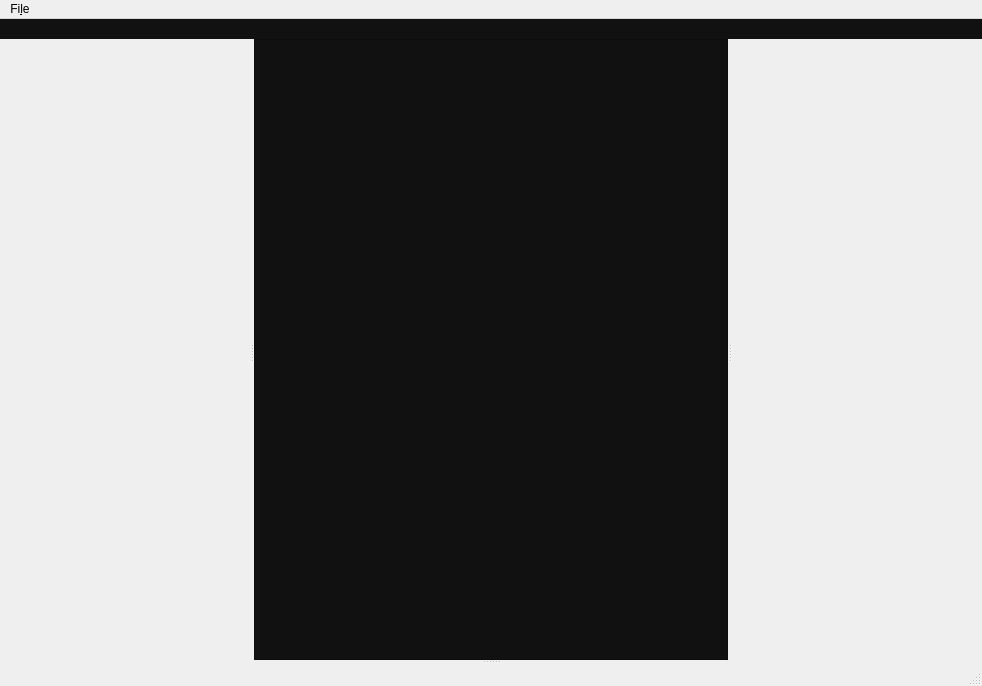
<?xml version="1.0" encoding="UTF-8"?>
<ui version="4.0">
 <class>MainWindow</class>
 <widget class="QMainWindow" name="MainWindow">
  <property name="geometry">
   <rect>
    <x>0</x>
    <y>0</y>
    <width>982</width>
    <height>686</height>
   </rect>
  </property>
  <property name="sizePolicy">
   <sizepolicy hsizetype="Preferred" vsizetype="Preferred">
    <horstretch>0</horstretch>
    <verstretch>0</verstretch>
   </sizepolicy>
  </property>
  <property name="windowTitle">
   <string>Xi-cam</string>
  </property>
  <property name="styleSheet">
   <string notr="true"/>
  </property>
  <widget class="QWidget" name="centralwidget">
   <property name="sizePolicy">
    <sizepolicy hsizetype="Expanding" vsizetype="Expanding">
     <horstretch>0</horstretch>
     <verstretch>0</verstretch>
    </sizepolicy>
   </property>
   <layout class="QVBoxLayout" name="verticalLayout">
    <property name="spacing">
     <number>0</number>
    </property>
    <property name="leftMargin">
     <number>0</number>
    </property>
    <property name="topMargin">
     <number>0</number>
    </property>
    <property name="rightMargin">
     <number>0</number>
    </property>
    <property name="bottomMargin">
     <number>0</number>
    </property>
    <item>
     <widget class="QWidget" name="widget_2" native="true">
      <property name="sizePolicy">
       <sizepolicy hsizetype="Preferred" vsizetype="Minimum">
        <horstretch>0</horstretch>
        <verstretch>0</verstretch>
       </sizepolicy>
      </property>
      <property name="styleSheet">
       <string notr="true">background-color:#111111;</string>
      </property>
      <layout class="QHBoxLayout" name="modemenu">
       <property name="leftMargin">
        <number>0</number>
       </property>
       <property name="topMargin">
        <number>0</number>
       </property>
       <property name="rightMargin">
        <number>0</number>
       </property>
       <property name="bottomMargin">
        <number>0</number>
       </property>
       <item>
        <widget class="QLabel" name="filenamelabel_3">
         <property name="text">
          <string/>
         </property>
        </widget>
       </item>
       <item>
        <spacer name="horizontalSpacer_4">
         <property name="orientation">
          <enum>Qt::Horizontal</enum>
         </property>
         <property name="sizeType">
          <enum>QSizePolicy::Expanding</enum>
         </property>
         <property name="sizeHint" stdset="0">
          <size>
           <width>42</width>
           <height>20</height>
          </size>
         </property>
        </spacer>
       </item>
      </layout>
     </widget>
    </item>
    <item>
     <widget class="QSplitter" name="splitter_4">
      <property name="sizePolicy">
       <sizepolicy hsizetype="Expanding" vsizetype="Expanding">
        <horstretch>0</horstretch>
        <verstretch>0</verstretch>
       </sizepolicy>
      </property>
      <property name="orientation">
       <enum>Qt::Horizontal</enum>
      </property>
      <widget class="QStackedWidget" name="leftmode">
       <property name="sizePolicy">
        <sizepolicy hsizetype="Preferred" vsizetype="Preferred">
         <horstretch>1</horstretch>
         <verstretch>0</verstretch>
        </sizepolicy>
       </property>
       <property name="minimumSize">
        <size>
         <width>250</width>
         <height>0</height>
        </size>
       </property>
      </widget>
      <widget class="QWidget" name="widget" native="true">
       <property name="sizePolicy">
        <sizepolicy hsizetype="Expanding" vsizetype="Expanding">
         <horstretch>4</horstretch>
         <verstretch>0</verstretch>
        </sizepolicy>
       </property>
       <layout class="QVBoxLayout" name="verticalLayout_12">
        <property name="spacing">
         <number>0</number>
        </property>
        <property name="leftMargin">
         <number>0</number>
        </property>
        <property name="topMargin">
         <number>0</number>
        </property>
        <property name="rightMargin">
         <number>0</number>
        </property>
        <property name="bottomMargin">
         <number>0</number>
        </property>
        <item>
         <widget class="QStackedWidget" name="toolbarmode">
          <property name="sizePolicy">
           <sizepolicy hsizetype="Preferred" vsizetype="Minimum">
            <horstretch>0</horstretch>
            <verstretch>0</verstretch>
           </sizepolicy>
          </property>
          <property name="currentIndex">
           <number>-1</number>
          </property>
         </widget>
        </item>
        <item>
         <widget class="QSplitter" name="splitter_3">
          <property name="sizePolicy">
           <sizepolicy hsizetype="Expanding" vsizetype="Expanding">
            <horstretch>5</horstretch>
            <verstretch>5</verstretch>
           </sizepolicy>
          </property>
          <property name="minimumSize">
           <size>
            <width>300</width>
            <height>0</height>
           </size>
          </property>
          <property name="orientation">
           <enum>Qt::Vertical</enum>
          </property>
          <widget class="QStackedWidget" name="viewmode">
           <property name="sizePolicy">
            <sizepolicy hsizetype="Expanding" vsizetype="Expanding">
             <horstretch>6</horstretch>
             <verstretch>5</verstretch>
            </sizepolicy>
           </property>
           <property name="styleSheet">
            <string notr="true">background-color:#111111;</string>
           </property>
           <property name="currentIndex">
            <number>0</number>
           </property>
           <widget class="QWidget" name="page_2">
            <layout class="QVBoxLayout" name="verticalLayout_5">
             <property name="spacing">
              <number>0</number>
             </property>
             <property name="leftMargin">
              <number>0</number>
             </property>
             <property name="topMargin">
              <number>0</number>
             </property>
             <property name="rightMargin">
              <number>0</number>
             </property>
             <property name="bottomMargin">
              <number>0</number>
             </property>
             <item>
              <widget class="QScrollArea" name="scrollArea">
               <property name="focusPolicy">
                <enum>Qt::NoFocus</enum>
               </property>
               <property name="widgetResizable">
                <bool>true</bool>
               </property>
               <widget class="QWidget" name="thumbbox">
                <property name="geometry">
                 <rect>
                  <x>0</x>
                  <y>0</y>
                  <width>476</width>
                  <height>592</height>
                 </rect>
                </property>
               </widget>
              </widget>
             </item>
            </layout>
           </widget>
           <widget class="QWidget" name="page">
            <property name="sizePolicy">
             <sizepolicy hsizetype="Expanding" vsizetype="Expanding">
              <horstretch>0</horstretch>
              <verstretch>0</verstretch>
             </sizepolicy>
            </property>
            <layout class="QVBoxLayout" name="verticalLayout_7">
             <property name="spacing">
              <number>0</number>
             </property>
             <property name="leftMargin">
              <number>0</number>
             </property>
             <property name="topMargin">
              <number>0</number>
             </property>
             <property name="rightMargin">
              <number>0</number>
             </property>
             <property name="bottomMargin">
              <number>0</number>
             </property>
             <item>
              <widget class="QSplitter" name="splitter">
               <property name="sizePolicy">
                <sizepolicy hsizetype="Expanding" vsizetype="Expanding">
                 <horstretch>0</horstretch>
                 <verstretch>0</verstretch>
                </sizepolicy>
               </property>
               <property name="orientation">
                <enum>Qt::Vertical</enum>
               </property>
               <property name="handleWidth">
                <number>4</number>
               </property>
               <widget class="QWidget" name="verticalLayoutWidget_2">
                <layout class="QVBoxLayout" name="diffbox">
                 <property name="spacing">
                  <number>0</number>
                 </property>
                 <item>
                  <widget class="QTabWidget" name="tabWidget">
                   <property name="sizePolicy">
                    <sizepolicy hsizetype="Expanding" vsizetype="Expanding">
                     <horstretch>0</horstretch>
                     <verstretch>0</verstretch>
                    </sizepolicy>
                   </property>
                   <property name="autoFillBackground">
                    <bool>false</bool>
                   </property>
                   <property name="styleSheet">
                    <string notr="true"/>
                   </property>
                   <property name="tabPosition">
                    <enum>QTabWidget::South</enum>
                   </property>
                   <property name="tabShape">
                    <enum>QTabWidget::Rounded</enum>
                   </property>
                   <property name="currentIndex">
                    <number>-1</number>
                   </property>
                   <property name="tabsClosable">
                    <bool>true</bool>
                   </property>
                  </widget>
                 </item>
                </layout>
               </widget>
               <widget class="QWidget" name="verticalLayoutWidget">
                <layout class="QVBoxLayout" name="plotholder">
                 <item>
                  <widget class="QTabWidget" name="plotTabs">
                   <property name="tabPosition">
                    <enum>QTabWidget::West</enum>
                   </property>
                   <property name="tabShape">
                    <enum>QTabWidget::Rounded</enum>
                   </property>
                   <property name="currentIndex">
                    <number>0</number>
                   </property>
                   <property name="elideMode">
                    <enum>Qt::ElideNone</enum>
                   </property>
                   <property name="documentMode">
                    <bool>false</bool>
                   </property>
                   <widget class="QWidget" name="qplot">
                    <attribute name="title">
                     <string>q</string>
                    </attribute>
                    <layout class="QVBoxLayout" name="verticalLayout_18">
                     <property name="leftMargin">
                      <number>0</number>
                     </property>
                     <property name="topMargin">
                      <number>0</number>
                     </property>
                     <property name="rightMargin">
                      <number>0</number>
                     </property>
                     <property name="bottomMargin">
                      <number>0</number>
                     </property>
                     <item>
                      <layout class="QVBoxLayout" name="qplotslot"/>
                     </item>
                    </layout>
                   </widget>
                   <widget class="QWidget" name="chiplot">
                    <attribute name="title">
                     <string>χ</string>
                    </attribute>
                    <layout class="QVBoxLayout" name="verticalLayout_20">
                     <property name="leftMargin">
                      <number>0</number>
                     </property>
                     <property name="topMargin">
                      <number>0</number>
                     </property>
                     <property name="rightMargin">
                      <number>0</number>
                     </property>
                     <property name="bottomMargin">
                      <number>0</number>
                     </property>
                     <item>
                      <layout class="QVBoxLayout" name="chiplotslot"/>
                     </item>
                    </layout>
                   </widget>
                  </widget>
                 </item>
                </layout>
               </widget>
              </widget>
             </item>
            </layout>
           </widget>
           <widget class="QWidget" name="page_3">
            <layout class="QVBoxLayout" name="verticalLayout_2">
             <property name="spacing">
              <number>0</number>
             </property>
             <property name="leftMargin">
              <number>0</number>
             </property>
             <property name="topMargin">
              <number>0</number>
             </property>
             <property name="rightMargin">
              <number>0</number>
             </property>
             <property name="bottomMargin">
              <number>0</number>
             </property>
             <item>
              <layout class="QVBoxLayout" name="timelinebox">
               <property name="spacing">
                <number>0</number>
               </property>
               <item>
                <widget class="QTabWidget" name="timelinetabwidget">
                 <property name="sizePolicy">
                  <sizepolicy hsizetype="Expanding" vsizetype="Expanding">
                   <horstretch>0</horstretch>
                   <verstretch>0</verstretch>
                  </sizepolicy>
                 </property>
                 <property name="autoFillBackground">
                  <bool>false</bool>
                 </property>
                 <property name="styleSheet">
                  <string notr="true"/>
                 </property>
                 <property name="tabPosition">
                  <enum>QTabWidget::South</enum>
                 </property>
                 <property name="currentIndex">
                  <number>-1</number>
                 </property>
                 <property name="documentMode">
                  <bool>true</bool>
                 </property>
                 <property name="tabsClosable">
                  <bool>true</bool>
                 </property>
                </widget>
               </item>
              </layout>
             </item>
            </layout>
           </widget>
           <widget class="QWidget" name="page_6">
            <layout class="QVBoxLayout" name="rmclayout">
             <property name="leftMargin">
              <number>0</number>
             </property>
             <property name="topMargin">
              <number>0</number>
             </property>
             <property name="rightMargin">
              <number>0</number>
             </property>
             <property name="bottomMargin">
              <number>0</number>
             </property>
            </layout>
           </widget>
          </widget>
          <widget class="QStackedWidget" name="bottommode">
           <property name="sizePolicy">
            <sizepolicy hsizetype="Preferred" vsizetype="Preferred">
             <horstretch>0</horstretch>
             <verstretch>1</verstretch>
            </sizepolicy>
           </property>
           <widget class="QWidget" name="page_7"/>
           <widget class="QWidget" name="page_8"/>
          </widget>
         </widget>
        </item>
       </layout>
      </widget>
      <widget class="QStackedWidget" name="sidemode">
       <property name="sizePolicy">
        <sizepolicy hsizetype="Preferred" vsizetype="Preferred">
         <horstretch>1</horstretch>
         <verstretch>0</verstretch>
        </sizepolicy>
       </property>
       <property name="minimumSize">
        <size>
         <width>250</width>
         <height>0</height>
        </size>
       </property>
       <property name="currentIndex">
        <number>0</number>
       </property>
       <widget class="QWidget" name="page_5"/>
       <widget class="QWidget" name="page_4">
        <layout class="QVBoxLayout" name="verticalLayout_10">
         <property name="leftMargin">
          <number>0</number>
         </property>
         <property name="topMargin">
          <number>0</number>
         </property>
         <property name="rightMargin">
          <number>0</number>
         </property>
         <property name="bottomMargin">
          <number>0</number>
         </property>
         <item>
          <widget class="QSplitter" name="splitter_5">
           <property name="orientation">
            <enum>Qt::Vertical</enum>
           </property>
           <widget class="QWidget" name="layoutWidget">
            <layout class="QHBoxLayout" name="horizontalLayout">
             <item>
              <widget class="QListWidget" name="rmcinputpaths">
               <property name="selectionMode">
                <enum>QAbstractItemView::MultiSelection</enum>
               </property>
               <property name="selectionBehavior">
                <enum>QAbstractItemView::SelectRows</enum>
               </property>
               <property name="sortingEnabled">
                <bool>true</bool>
               </property>
              </widget>
             </item>
             <item>
              <layout class="QVBoxLayout" name="verticalLayout_8">
               <item>
                <widget class="QToolButton" name="rmcaddfiles">
                 <property name="text">
                  <string>+</string>
                 </property>
                </widget>
               </item>
               <item>
                <widget class="QToolButton" name="rmcremovefiles">
                 <property name="text">
                  <string>-</string>
                 </property>
                </widget>
               </item>
               <item>
                <spacer name="verticalSpacer_2">
                 <property name="orientation">
                  <enum>Qt::Vertical</enum>
                 </property>
                 <property name="sizeHint" stdset="0">
                  <size>
                   <width>20</width>
                   <height>40</height>
                  </size>
                 </property>
                </spacer>
               </item>
              </layout>
             </item>
            </layout>
           </widget>
           <widget class="QScrollArea" name="scrollArea_2">
            <property name="verticalScrollBarPolicy">
             <enum>Qt::ScrollBarAlwaysOn</enum>
            </property>
            <property name="horizontalScrollBarPolicy">
             <enum>Qt::ScrollBarAlwaysOff</enum>
            </property>
            <property name="widgetResizable">
             <bool>true</bool>
            </property>
            <widget class="QWidget" name="scrollAreaWidgetContents">
             <property name="geometry">
              <rect>
               <x>0</x>
               <y>0</y>
               <width>209</width>
               <height>348</height>
              </rect>
             </property>
             <layout class="QVBoxLayout" name="verticalLayout_14">
              <property name="leftMargin">
               <number>0</number>
              </property>
              <property name="topMargin">
               <number>0</number>
              </property>
              <property name="rightMargin">
               <number>0</number>
              </property>
              <property name="bottomMargin">
               <number>0</number>
              </property>
              <item>
               <layout class="QVBoxLayout" name="verticalLayout_11">
                <item>
                 <widget class="QDialogButtonBox" name="buttonBox">
                  <property name="sizePolicy">
                   <sizepolicy hsizetype="Fixed" vsizetype="Fixed">
                    <horstretch>0</horstretch>
                    <verstretch>0</verstretch>
                   </sizepolicy>
                  </property>
                  <property name="standardButtons">
                   <set>QDialogButtonBox::NoButton</set>
                  </property>
                 </widget>
                </item>
                <item>
                 <layout class="QFormLayout" name="formLayout">
                  <property name="fieldGrowthPolicy">
                   <enum>QFormLayout::FieldsStayAtSizeHint</enum>
                  </property>
                  <item row="1" column="0">
                   <widget class="QLabel" name="label_7">
                    <property name="text">
                     <string>Output directory</string>
                    </property>
                   </widget>
                  </item>
                  <item row="1" column="1">
                   <widget class="QLabel" name="rmcoutput">
                    <property name="text">
                     <string/>
                    </property>
                   </widget>
                  </item>
                  <item row="3" column="0">
                   <widget class="QPushButton" name="rmcreset">
                    <property name="text">
                     <string>Reset</string>
                    </property>
                   </widget>
                  </item>
                  <item row="3" column="1">
                   <widget class="QPushButton" name="rmcopen">
                    <property name="text">
                     <string>Open</string>
                    </property>
                   </widget>
                  </item>
                  <item row="4" column="0">
                   <widget class="QLabel" name="RunName">
                    <property name="text">
                     <string>Run Name</string>
                    </property>
                    <property name="textFormat">
                     <enum>Qt::AutoText</enum>
                    </property>
                   </widget>
                  </item>
                  <item row="4" column="1">
                   <widget class="QLineEdit" name="rmcRunName"/>
                  </item>
                  <item row="5" column="0">
                   <widget class="QLabel" name="label_3">
                    <property name="text">
                     <string>Steps</string>
                    </property>
                   </widget>
                  </item>
                  <item row="5" column="1">
                   <widget class="QSpinBox" name="rmcSteps">
                    <property name="suffix">
                     <string/>
                    </property>
                    <property name="prefix">
                     <string/>
                    </property>
                    <property name="minimum">
                     <number>1</number>
                    </property>
                    <property name="maximum">
                     <number>10000001</number>
                    </property>
                    <property name="singleStep">
                     <number>100</number>
                    </property>
                    <property name="value">
                     <number>99</number>
                    </property>
                   </widget>
                  </item>
                  <item row="6" column="0">
                   <widget class="QLabel" name="label_4">
                    <property name="text">
                     <string>Scale Factor</string>
                    </property>
                   </widget>
                  </item>
                  <item row="6" column="1">
                   <widget class="QSpinBox" name="rmcScalefactor">
                    <property name="minimum">
                     <number>1</number>
                    </property>
                    <property name="maximum">
                     <number>10000000</number>
                    </property>
                    <property name="value">
                     <number>1</number>
                    </property>
                   </widget>
                  </item>
                  <item row="7" column="0">
                   <widget class="QLabel" name="label_5">
                    <property name="text">
                     <string>Model Start Size</string>
                    </property>
                   </widget>
                  </item>
                  <item row="7" column="1">
                   <widget class="QSpinBox" name="rmcModlestartsize">
                    <property name="minimum">
                     <number>1</number>
                    </property>
                    <property name="maximum">
                     <number>10000000</number>
                    </property>
                   </widget>
                  </item>
                 </layout>
                </item>
                <item>
                 <widget class="QLabel" name="label_6">
                  <property name="text">
                   <string>Loading Factors</string>
                  </property>
                 </widget>
                </item>
                <item>
                 <layout class="QHBoxLayout" name="horizontalLayout_2">
                  <item>
                   <widget class="QListWidget" name="rmcLoadingfactors"/>
                  </item>
                  <item>
                   <layout class="QVBoxLayout" name="verticalLayout_15">
                    <item>
                     <widget class="QToolButton" name="rmcAddloadingfactor">
                      <property name="text">
                       <string>+</string>
                      </property>
                     </widget>
                    </item>
                    <item>
                     <widget class="QToolButton" name="rmcSubtractloadingfactor">
                      <property name="text">
                       <string>-</string>
                      </property>
                     </widget>
                    </item>
                    <item>
                     <spacer name="verticalSpacer_3">
                      <property name="orientation">
                       <enum>Qt::Vertical</enum>
                      </property>
                      <property name="sizeHint" stdset="0">
                       <size>
                        <width>20</width>
                        <height>40</height>
                       </size>
                      </property>
                     </spacer>
                    </item>
                   </layout>
                  </item>
                 </layout>
                </item>
               </layout>
              </item>
             </layout>
            </widget>
           </widget>
          </widget>
         </item>
         <item>
          <layout class="QHBoxLayout" name="horizontalLayout_3">
           <item>
            <spacer name="horizontalSpacer_3">
             <property name="orientation">
              <enum>Qt::Horizontal</enum>
             </property>
             <property name="sizeHint" stdset="0">
              <size>
               <width>40</width>
               <height>20</height>
              </size>
             </property>
            </spacer>
           </item>
           <item>
            <widget class="QPushButton" name="rmcreset_2">
             <property name="sizePolicy">
              <sizepolicy hsizetype="Fixed" vsizetype="Fixed">
               <horstretch>0</horstretch>
               <verstretch>0</verstretch>
              </sizepolicy>
             </property>
             <property name="text">
              <string>Reset</string>
             </property>
            </widget>
           </item>
           <item>
            <widget class="QPushButton" name="rmcExecute">
             <property name="sizePolicy">
              <sizepolicy hsizetype="Fixed" vsizetype="Fixed">
               <horstretch>0</horstretch>
               <verstretch>0</verstretch>
              </sizepolicy>
             </property>
             <property name="text">
              <string>Execute</string>
             </property>
            </widget>
           </item>
          </layout>
         </item>
        </layout>
       </widget>
      </widget>
     </widget>
    </item>
   </layout>
  </widget>
  <widget class="QStatusBar" name="statusbar"/>
  <widget class="QMenuBar" name="menubar">
   <property name="geometry">
    <rect>
     <x>0</x>
     <y>0</y>
     <width>982</width>
     <height>30</height>
    </rect>
   </property>
   <widget class="QMenu" name="menuFile">
    <property name="title">
     <string>Fi&amp;le</string>
    </property>
    <addaction name="actionOpen"/>
    <addaction name="separator"/>
    <addaction name="actionExport_Image"/>
    <addaction name="separator"/>
    <addaction name="actionSettings"/>
    <addaction name="separator"/>
    <addaction name="actionQuit"/>
   </widget>
   <addaction name="menuFile"/>
  </widget>
  <action name="actionCenterFind">
   <property name="icon">
    <iconset>
     <normaloff>xicam/gui/icons_27.png</normaloff>xicam/gui/icons_27.png</iconset>
   </property>
   <property name="text">
    <string>Find Center</string>
   </property>
  </action>
  <action name="actionPolyMask">
   <property name="icon">
    <iconset>
     <normaloff>xicam/gui/icons_05.png</normaloff>xicam/gui/icons_05.png</iconset>
   </property>
   <property name="text">
    <string/>
   </property>
  </action>
  <action name="actionOpen">
   <property name="text">
    <string>&amp;Open...</string>
   </property>
  </action>
  <action name="actionSaveExperiment">
   <property name="text">
    <string>Save Experiment as...</string>
   </property>
  </action>
  <action name="actionLoadExperiment">
   <property name="text">
    <string>Load Experiment...</string>
   </property>
  </action>
  <action name="actionClose">
   <property name="text">
    <string>Close</string>
   </property>
  </action>
  <action name="actionMasking">
   <property name="icon">
    <iconset>
     <normaloff>xicam/gui/icons_03.png</normaloff>xicam/gui/icons_03.png</iconset>
   </property>
   <property name="text">
    <string>Masking</string>
   </property>
  </action>
  <action name="actionLog_Intensity">
   <property name="checkable">
    <bool>true</bool>
   </property>
   <property name="icon">
    <iconset>
     <normaloff>xicam/gui/icons_02.png</normaloff>xicam/gui/icons_02.png</iconset>
   </property>
   <property name="text">
    <string>Log Intensity</string>
   </property>
  </action>
  <action name="actionCake">
   <property name="checkable">
    <bool>true</bool>
   </property>
   <property name="icon">
    <iconset>
     <normaloff>xicam/gui/icons_04.png</normaloff>xicam/gui/icons_04.png</iconset>
   </property>
   <property name="text">
    <string>Cake</string>
   </property>
  </action>
  <action name="actionRemove_Cosmics">
   <property name="icon">
    <iconset>
     <normalon>xicam/gui/icons_06.png</normalon>
    </iconset>
   </property>
   <property name="text">
    <string/>
   </property>
  </action>
  <action name="actionMaskLoad">
   <property name="icon">
    <iconset>
     <normalon>xicam/gui/icons_08.png</normalon>
    </iconset>
   </property>
   <property name="text">
    <string/>
   </property>
  </action>
  <action name="actionMultiPlot">
   <property name="checkable">
    <bool>true</bool>
   </property>
   <property name="icon">
    <iconset>
     <normaloff>xicam/gui/icons_07.png</normaloff>xicam/gui/icons_07.png</iconset>
   </property>
   <property name="text">
    <string>Muli plot</string>
   </property>
  </action>
  <action name="actionLibrary">
   <property name="text">
    <string>Library</string>
   </property>
  </action>
  <action name="actionViewer">
   <property name="text">
    <string>Viewer</string>
   </property>
  </action>
  <action name="actionAdd">
   <property name="icon">
    <iconset>
     <normaloff>xicam/gui/icons_11.png</normaloff>xicam/gui/icons_11.png</iconset>
   </property>
   <property name="text">
    <string>Add</string>
   </property>
  </action>
  <action name="actionSubtract">
   <property name="icon">
    <iconset>
     <normaloff>xicam/gui/icons_13.png</normaloff>xicam/gui/icons_13.png</iconset>
   </property>
   <property name="text">
    <string>Subtract</string>
   </property>
  </action>
  <action name="actionAdd_with_coefficient">
   <property name="icon">
    <iconset>
     <normaloff>xicam/gui/icons_14.png</normaloff>xicam/gui/icons_14.png</iconset>
   </property>
   <property name="text">
    <string>Add with coefficient</string>
   </property>
  </action>
  <action name="actionSubtract_with_coefficient">
   <property name="icon">
    <iconset>
     <normaloff>xicam/gui/icons_15.png</normaloff>xicam/gui/icons_15.png</iconset>
   </property>
   <property name="text">
    <string>Subtract with coefficient</string>
   </property>
  </action>
  <action name="actionDivide">
   <property name="icon">
    <iconset>
     <normaloff>xicam/gui/icons_12.png</normaloff>xicam/gui/icons_12.png</iconset>
   </property>
   <property name="text">
    <string>Divide</string>
   </property>
  </action>
  <action name="actionAverage">
   <property name="icon">
    <iconset>
     <normaloff>xicam/gui/icons_16.png</normaloff>xicam/gui/icons_16.png</iconset>
   </property>
   <property name="text">
    <string>Average</string>
   </property>
  </action>
  <action name="actionRadial_Symmetry">
   <property name="checkable">
    <bool>true</bool>
   </property>
   <property name="icon">
    <iconset>
     <normaloff>xicam/gui/icons_18.png</normaloff>xicam/gui/icons_18.png</iconset>
   </property>
   <property name="text">
    <string>Radial Symmetry</string>
   </property>
  </action>
  <action name="actionMirror_Symmetry">
   <property name="checkable">
    <bool>true</bool>
   </property>
   <property name="icon">
    <iconset>
     <normaloff>xicam/gui/icons_17.png</normaloff>xicam/gui/icons_17.png</iconset>
   </property>
   <property name="text">
    <string>Mirror Symmetry</string>
   </property>
  </action>
  <action name="actionShow_Mask">
   <property name="checkable">
    <bool>true</bool>
   </property>
   <property name="icon">
    <iconset>
     <normaloff>xicam/gui/icons_20.png</normaloff>
     <normalon>xicam/gui/icons_19.png</normalon>xicam/gui/icons_20.png</iconset>
   </property>
   <property name="text">
    <string>Show Mask</string>
   </property>
  </action>
  <action name="actionPolygon_Cut">
   <property name="checkable">
    <bool>true</bool>
   </property>
   <property name="icon">
    <iconset>
     <normaloff>xicam/gui/icons_21.png</normaloff>xicam/gui/icons_21.png</iconset>
   </property>
   <property name="text">
    <string>Polygon Cut</string>
   </property>
  </action>
  <action name="actionVertical_Cut">
   <property name="icon">
    <iconset>
     <normaloff>xicam/gui/icons_22.png</normaloff>xicam/gui/icons_22.png</iconset>
   </property>
   <property name="text">
    <string>Vertical Cut</string>
   </property>
  </action>
  <action name="actionHorizontal_Cut">
   <property name="icon">
    <iconset>
     <normaloff>xicam/gui/icons_23.png</normaloff>xicam/gui/icons_23.png</iconset>
   </property>
   <property name="text">
    <string>Horizontal Cut</string>
   </property>
  </action>
  <action name="actionLine_Cut">
   <property name="checkable">
    <bool>true</bool>
   </property>
   <property name="icon">
    <iconset>
     <normaloff>xicam/gui/icons_24.png</normaloff>xicam/gui/icons_24.png</iconset>
   </property>
   <property name="text">
    <string>Line Cut</string>
   </property>
  </action>
  <action name="actionTimeline">
   <property name="icon">
    <iconset>
     <normaloff>xicam/gui/icons_26.png</normaloff>xicam/gui/icons_26.png</iconset>
   </property>
   <property name="text">
    <string>timeline</string>
   </property>
   <property name="toolTip">
    <string>Timeline</string>
   </property>
  </action>
  <action name="actionRemeshing">
   <property name="checkable">
    <bool>true</bool>
   </property>
   <property name="icon">
    <iconset>
     <normaloff>xicam/gui/icons_25.png</normaloff>xicam/gui/icons_25.png</iconset>
   </property>
   <property name="text">
    <string>Remeshing</string>
   </property>
  </action>
  <action name="actionExport_Image">
   <property name="text">
    <string>&amp;Export Image...</string>
   </property>
  </action>
  <action name="actionRefine_Center">
   <property name="icon">
    <iconset>
     <normaloff>xicam/gui/icons_28.png</normaloff>xicam/gui/icons_28.png</iconset>
   </property>
   <property name="text">
    <string>Refine Center</string>
   </property>
  </action>
  <action name="actionCalibrate_AgB">
   <property name="icon">
    <iconset>
     <normaloff>xicam/gui/icons_29.png</normaloff>xicam/gui/icons_29.png</iconset>
   </property>
   <property name="text">
    <string>Calibrate AgB</string>
   </property>
  </action>
  <action name="actionSettings">
   <property name="text">
    <string>Settings...</string>
   </property>
  </action>
  <action name="actionQuit">
   <property name="text">
    <string>Quit</string>
   </property>
  </action>
 </widget>
 <resources/>
 <connections/>
</ui>
